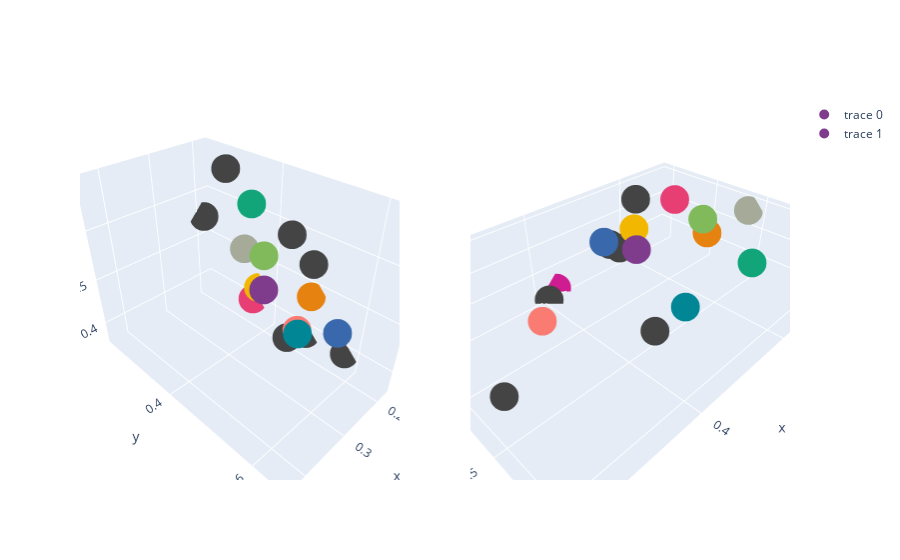

Write notebook code for a chart like this one.
### Code cell
# 3D Scatter Plot, Recipe vs. Cuisine
# TODO: fix legend labels (has to do with order you add countries to the trace), add title
fig2 = make_subplots(rows=1,cols=2,specs=[[{'type':'scene'},{'type':'scene'}]])
fig2.append_trace(go.Scatter3d(
    x=cuisine_flavor['sweet'],
    y=cuisine_flavor['sour'],
    z=cuisine_flavor['salty'],
    text=cuisine_flavor.index,
    mode='markers',
    marker=dict(
        size=10,
        color=px.colors.qualitative.Bold,
    )
    ),row=1,col=1
)
fig2.append_trace(go.Scatter3d(
    x=cuisine_flavor['piquant'],
    y=cuisine_flavor['bitter'],
    z=cuisine_flavor['meaty'],
    text=cuisine_flavor.index,
    mode='markers',
    marker=dict(
        size=10,
        color=px.colors.qualitative.Bold,
    )
    ),row=1,col=2)
fig2.show()

### Figure 1 — Plotly figure (JSON) as saved in the notebook; plotly's stock layout.template omitted (floating-point values rounded to 4 significant figures)
{"data": [{"marker": {"color": ["rgb(127, 60, 141)", "rgb(17, 165, 121)", "rgb(57, 105, 172)", "rgb(242, 183, 1)", "rgb(231, 63, 116)", "rgb(128, 186, 90)", "rgb(230, 131, 16)", "rgb(0, 134, 149)", "rgb(207, 28, 144)", "rgb(249, 123, 114)", "rgb(165, 170, 153)"], "size": 10}, "mode": "markers", "scene": "scene", "text": ["American", "Chinese", "Cuban", "English", "French", "German", "Greek", "Hawaiian", "Hungarian", "Indian", "Italian", "Japanese", "Mexican", "Moroccan", "Portuguese", "Spanish", "Swedish", "Thai"], "type": "scatter3d", "x": [0.224, 0.2748, 0.2132, 0.1791, 0.1763, 0.2034, 0.1856, 0.435, 0.186, 0.197, 0.209, 0.2344, 0.2059, 0.2147, 0.1752, 0.1763, 0.193, 0.241], "y": [0.4157, 0.4294, 0.576, 0.3616, 0.3441, 0.3949, 0.4964, 0.6529, 0.4659, 0.48, 0.3499, 0.3294, 0.4586, 0.4707, 0.486, 0.5756, 0.2172, 0.5321], "z": [0.475, 0.6686, 0.4598, 0.4316, 0.3921, 0.5312, 0.4809, 0.6401, 0.3612, 0.3996, 0.5299, 0.6876, 0.6002, 0.3862, 0.3816, 0.3878, 0.5455, 0.5896]}, {"marker": {"color": ["rgb(127, 60, 141)", "rgb(17, 165, 121)", "rgb(57, 105, 172)", "rgb(242, 183, 1)", "rgb(231, 63, 116)", "rgb(128, 186, 90)", "rgb(230, 131, 16)", "rgb(0, 134, 149)", "rgb(207, 28, 144)", "rgb(249, 123, 114)", "rgb(165, 170, 153)"], "size": 10}, "mode": "markers", "scene": "scene2", "text": ["American", "Chinese", "Cuban", "English", "French", "German", "Greek", "Hawaiian", "Hungarian", "Indian", "Italian", "Japanese", "Mexican", "Moroccan", "Portuguese", "Spanish", "Swedish", "Thai"], "type": "scatter3d", "x": [0.3086, 0.228, 0.3156, 0.2569, 0.1222, 0.1331, 0.1116, 0.2674, 0.3641, 0.458, 0.09693, 0.1327, 0.6017, 0.2637, 0.2944, 0.3941, 0.2327, 0.3869], "y": [0.4225, 0.5688, 0.358, 0.3664, 0.338, 0.412, 0.4091, 0.4903, 0.2855, 0.3796, 0.4765, 0.6172, 0.528, 0.3388, 0.3489, 0.3046, 0.346, 0.5333], "z": [0.4216, 0.4272, 0.4114, 0.4161, 0.4156, 0.4059, 0.3695, 0.329, 0.3117, 0.3465, 0.4318, 0.4062, 0.4194, 0.3717, 0.3949, 0.3122, 0.4535, 0.3774]}], "layout": {"scene": {"domain": {"x": [0, 0.45], "y": [0, 1]}}, "scene2": {"domain": {"x": [0.55, 1], "y": [0, 1]}}}}
